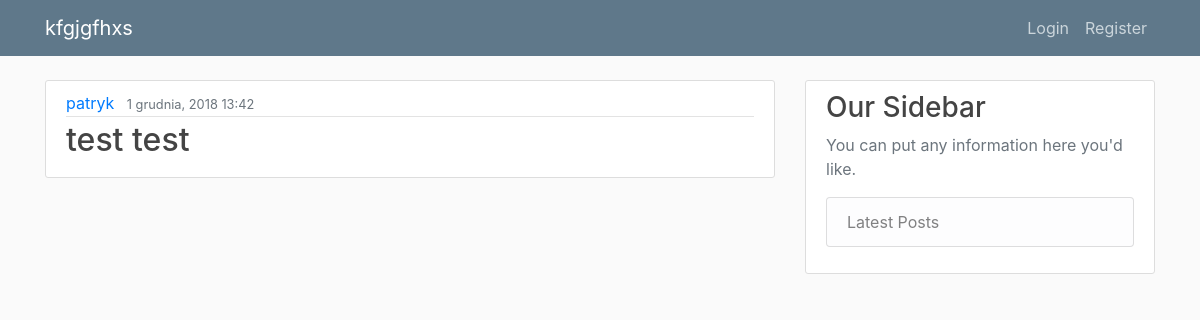
Before: / with the older database file.
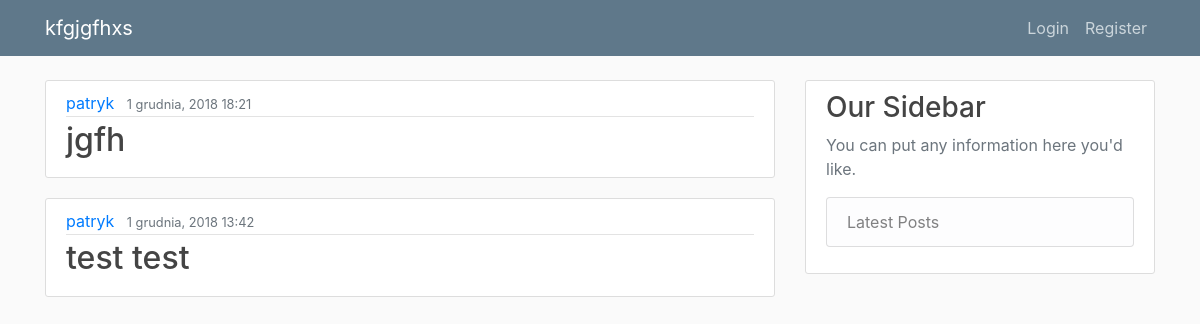
After: the same page with the newer database file.
### blog/models.py (models this page shows, shortened)
class Post(models.Model):
    title = models.CharField(max_length=100)
    content = models.TextField()
    date_posted = models.DateTimeField(default=timezone.now)
    author = models.ForeignKey(User, on_delete=models.CASCADE)

### blog/views.py (the view)
# urls.py: path('', PostListView.as_view(), name='blog-home'),
class PostListView(ListView):
    model = Post
    template_name = 'blog/home.html'
    context_object_name = 'posts'
    ordering = ['-date_posted']

### blog/templates/blog/home.html
{% extends "blog/index.html" %}
{% block content %}
    {% for post in posts %}
        <article class="media content-section">
          <div class="media-body">
            <div class="article-metadata">
              <a class="mr-2" href="#">{{ post.author }}</a>
              <small class="text-muted">{{ post.date_posted | date:"j E, Y G:i" }}</small>
            </div>
            <h2><a class="article-title" href="{% url 'post-detail' post.id %}">{{ post.title }}</a></h2>
          </div>
        </article>
    {% endfor %}
{% endblock content %}

### blog/templates/blog/index.html (shortened to what this page needs)
{% load static %}
<!DOCTYPE html>
<html>
<head>
    <link rel="stylesheet" href="https://maxcdn.bootstrapcdn.com/bootstrap/4.0.0/css/bootstrap.min.css">
    <link rel="stylesheet" type="text/css" href="{% static 'blog/main.css' %}">
</head>
<body>
    <header class="site-header">
      <nav class="navbar navbar-expand-md navbar-dark bg-steel fixed-top">
        <div class="container">
          <a class="navbar-brand mr-4" href="{% url 'blog-home' %}">kfgjgfhxs</a>
          <div class="collapse navbar-collapse" id="navbarToggle">
            <div class="navbar-nav">
              {% if user.is_authenticated %}
                <a class="nav-item nav-link" href="{% url 'post-create' %}">Add new post</a>
                <a class="nav-item nav-link" href="{% url 'logout' %}">Logout</a>
              {% else %}
                <a class="nav-item nav-link" href="{% url 'login' %}">Login</a>
                <a class="nav-item nav-link" href="{% url 'register' %}">Register</a>
              {% endif %}
            </div>
          </div>
        </div>
      </nav>
    </header>
    <main role="main" class="container">
      <div class="row">
        <div class="col-md-8">
          {% block content %}{% endblock %}
        </div>
        <div class="col-md-4">
          <div class="content-section">
            <h3>Our Sidebar</h3>
            <p class='text-muted'>You can put any information here you'd like.
              <ul class="list-group">
                <li class="list-group-item list-group-item-light">Latest Posts</li>
              </ul>
            </p>
          </div>
        </div>
      </div>
    </main>
</body>
</html>

### blog/static/blog/main.css (style rules this page uses)
body { background: #fafafa; color: #333333; margin-top: 5rem; }
h1, h2, h3, h4, h5, h6 { color: #444444; }
ul { margin: 0; }
.bg-steel { background-color: #5f788a; }
.site-header .navbar-nav .nav-link { color: #cbd5db; }
.content-section { background: #ffffff; padding: 10px 20px; border: 1px solid #dddddd; border-radius: 3px; margin-bottom: 20px; }
.article-title { color: #444444; }
.article-metadata { padding-bottom: 1px; margin-bottom: 4px; border-bottom: 1px solid #e3e3e3 }

Changed rows visible on the page:
added Post: author "patryk", date_posted "1 grudnia, 2018 18:21", title "jgfh"
